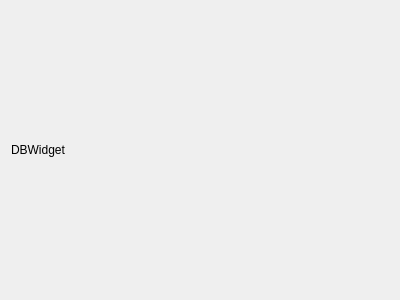
<?xml version="1.0" encoding="UTF-8"?>
<ui version="4.0">
 <class>Form</class>
 <widget class="QWidget" name="Form">
  <property name="geometry">
   <rect>
    <x>0</x>
    <y>0</y>
    <width>400</width>
    <height>300</height>
   </rect>
  </property>
  <property name="windowTitle">
   <string>Form</string>
  </property>
  <layout class="QGridLayout" name="gridLayout">
   <item row="0" column="0">
    <widget class="QLabel" name="label">
     <property name="text">
      <string>DBWidget</string>
     </property>
    </widget>
   </item>
  </layout>
 </widget>
 <resources/>
 <connections/>
</ui>
